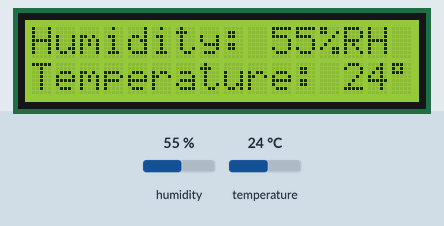
Recording of a sketch running on a simulated Arduino Uno, built with avr-gcc and run on an emulated ATmega328P. Shown: 16×2 character LCD. The test bench sets the inputs (shaded band); at power-on: humidity 55 %, temperature 24 °C.

Above: at 1.2 s.
1.3 s: humidity set to 22 %
At 3.2 s:
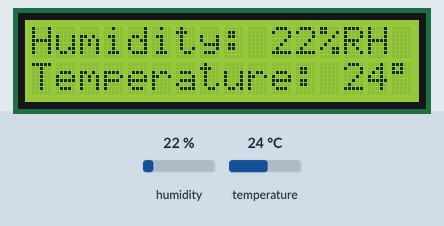
4.0 s: temperature set to 12 °C
At 5.1 s:
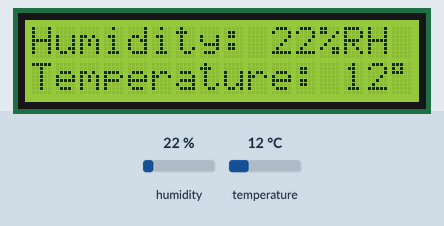
6.7 s: humidity set to 40 %
At 9.0 s:
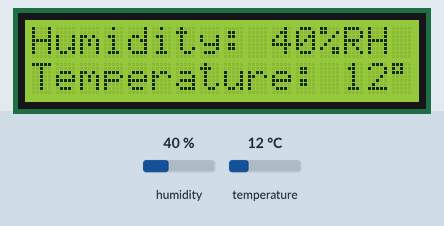
9.6 s: temperature set to 19 °C
At 11.0 s:
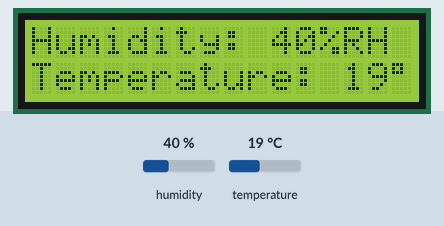
Timing chart, 0 to 12.6 s (numbered marks = the images above; inputs shaded):
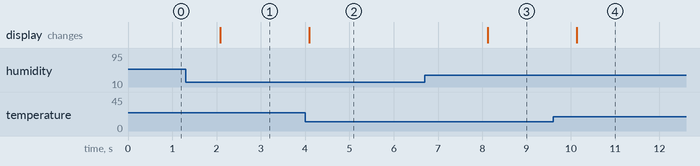

The sketch:

Sensor_DHT11v1.ino
```cpp
/*
  Arduino Temp Sensor Reader on LCD
  Dev: Roland Liedtke
  Date: 02/01/2025
  Sensor: DHT11
  Version: 1
*/

#include <LiquidCrystal.h>                    // LCD Library
#include <DHT.h>                              // DHT Sensors Library

const byte lcd_RS = 2;                        // LCD Pins
const byte lcd_EN = 3;
const byte lcd_D4 = 4;
const byte lcd_D5 = 5;
const byte lcd_D6 = 6;
const byte lcd_D7 = 7;
const byte lcd_COL = 16;                      // LCD Dimensions
const byte lcd_ROW = 2;

const byte DHT11_PIN = 8;                     // DHT11 Sensor Pin

LiquidCrystal lcd(lcd_RS, lcd_EN, lcd_D4, lcd_D5, lcd_D6, lcd_D7);
DHT dht;

void setup() {
  lcd.begin(lcd_COL,lcd_ROW);                                         // Initializes the interface to the LCD screen
  dht.setup(DHT11_PIN);
}


void loop() {

  lcd.home();
  int humidity = dht.getHumidity();                                   // Get humidity value
  lcd.print("Humidity: ");
  lcd.print(humidity);
  lcd.print("%RH ");

  lcd.setCursor(0,1);
  int temperature = dht.getTemperature();                             // Get temperature value
  lcd.print("Temperature: ");
  lcd.print(temperature);
  lcd.print((char)223);
  delay(2000);
}
```

Measured:
- after the input at 1.3 s, the display: changes after 0.79 s (image 1)
- after the input at 4.0 s, the display: changes after 0.10 s (image 2)
- after the input at 6.7 s, the display: changes after 1.4 s (image 3)
- after the input at 9.6 s, the display: changes after 0.53 s (image 4)
